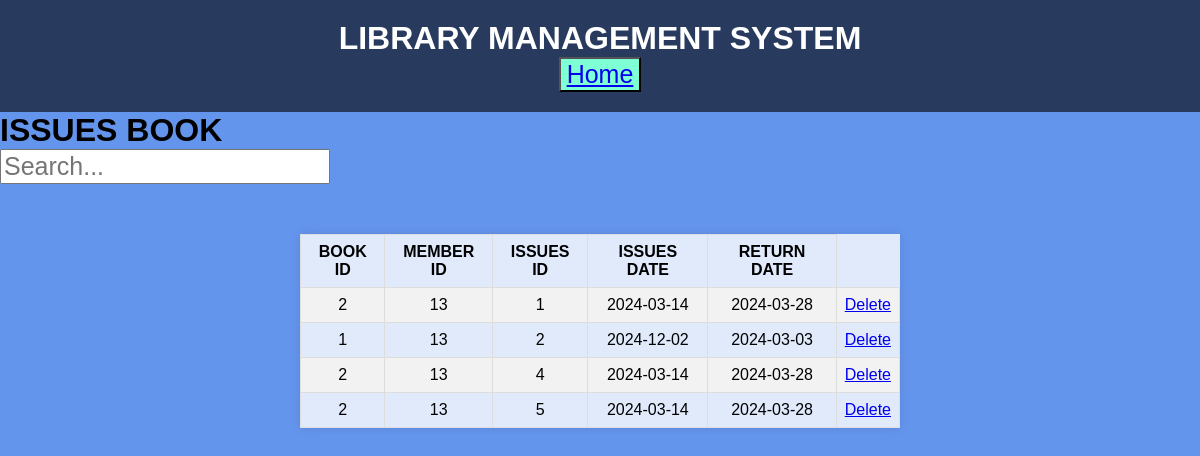
Page /all/ on the committed database.
### myapp/models.py (models this page shows)
class Record(models.Model):
        book=models.ForeignKey(book,on_delete=models.CASCADE)
        Member=models.ForeignKey(Member,on_delete=models.CASCADE)
        issusID=models.IntegerField(primary_key=True)
        issudate=models.DateField()
        returndate=models.DateField()

### myapp/views.py (the view)
# urls.py: path('all/',views.allrecord),
def allrecord(request):
    data=models.Record.objects.all().values()
    data1=  list(data)
    data2=[]
    for i in data1:
        i['issudate'] = str(i['issudate'])
        i['returndate']=str(i['returndate'])
        data2.append(i)
    return render(request,'issuesd.html',{'data1':data2})

### myapp/templates/issuesd.html (shortened to what this page needs)
<!DOCTYPE html>
<html lang="en">
<head>
</head>
<body>
    <div id="issues"><h1>LIBRARY MANAGEMENT SYSTEM</h1>
        <button ><a href="/index/">Home</a></button>
    </div>
    <table id="table2">
        <h1>ISSUES BOOK</h1>
        <input type="text" placeholder="Search..." style="font-size: 25px;" id="search2" onkeyup="myFun1()">
        <tr>
            <th>BOOK ID</th>
            <th>MEMBER ID</th>
            <th>ISSUES ID</th>
            <th>ISSUES DATE</th>
            <th>RETURN DATE</th>
        </tr>
        {% for i in data1 %}
        <tr>
            <td>{{i.book_id}}</td>
            <td>{{i.Member_id}}</td>
            <td>{{i.issusID}}</td>
            <td>{{i.issudate}}</td>
            <td>{{i.returndate}}</td>
           <td> <a href="{% url 'deleteissues' i.issusID %}">Delete</a></td>
        </tr>
        {% endfor %}
    </table>
</body>
</html>

### myapp/templates/issuesd.html (style rules this page uses)
body { font-family: Arial, sans-serif; margin: 0; padding: 0; background-color: #6495ED; }
#issues { background-color: rgba(0, 0, 0, 0.6); color: white; text-align: center; padding: 20px 0; }
#issues button { background-color: aquamarine; font-size: 25px; }
h1 { margin: 0; }
table { width: 50%; margin: 50px auto; background-color: rgba(255, 255, 255, 0.8); border-collapse: collapse; box-shadow: 0 0 10px rgba(0, 0, 0, 0.1); max-height: 300px; overflow-y: auto; }
th, td { border: 1px solid #ddd; padding: 8px; text-align: center; }
tr:nth-child(even) { background-color: #f2f2f2; }

### rows in the picture
Record: book_id "2", Member_id "13", issusID "1", issudate "2024-03-14", returndate "2024-03-28"
Record: book_id "1", Member_id "13", issusID "2", issudate "2024-12-02", returndate "2024-03-03"
Record: book_id "2", Member_id "13", issusID "4", issudate "2024-03-14", returndate "2024-03-28"
Record: book_id "2", Member_id "13", issusID "5", issudate "2024-03-14", returndate "2024-03-28"
